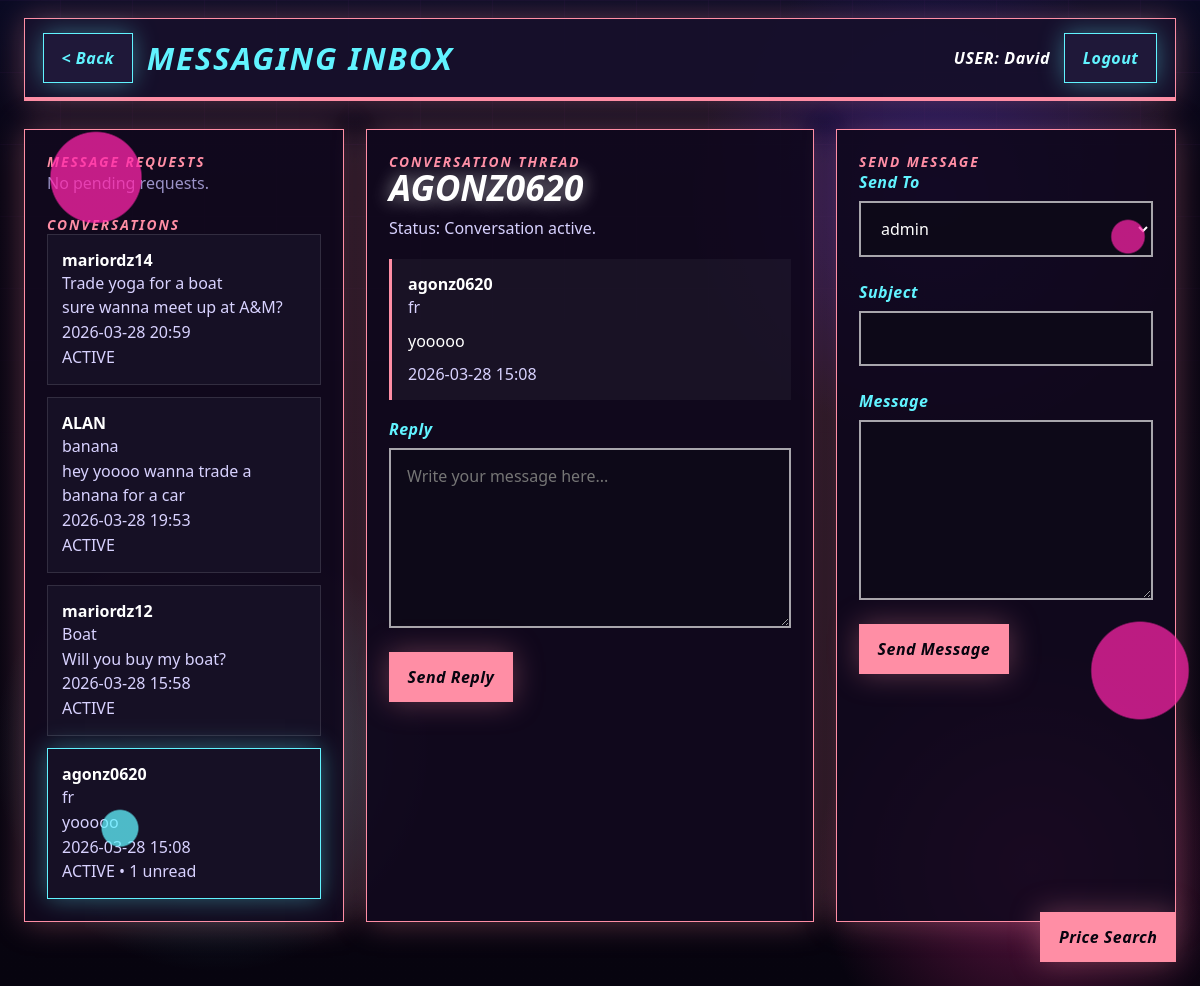
The page /inbox?conv=3 (signed in) on the database its author committed.
### tables this page shows
CREATE TABLE messages (
            id INTEGER PRIMARY KEY AUTOINCREMENT,
            sender_id INTEGER NOT NULL,
            receiver_id INTEGER NOT NULL,
            subject TEXT NOT NULL,
            body TEXT NOT NULL,
            item_id INTEGER,
            created_at TEXT NOT NULL,
            is_read INTEGER NOT NULL DEFAULT 0, conversation_id INTEGER,
            FOREIGN KEY(sender_id) REFERENCES users(id),
            FOREIGN KEY(receiver_id) REFERENCES users(id),
            FOREIGN KEY(item_id) REFERENCES items(id)
        );

CREATE TABLE conversations (
            id INTEGER PRIMARY KEY AUTOINCREMENT,
            user_one_id INTEGER NOT NULL,
            user_two_id INTEGER NOT NULL,
            requested_by INTEGER NOT NULL,
            status TEXT NOT NULL DEFAULT 'pending',
            created_at TEXT NOT NULL,
            updated_at TEXT NOT NULL,
            UNIQUE(user_one_id, user_two_id),
            FOREIGN KEY(user_one_id) REFERENCES users(id),
            FOREIGN KEY(user_two_id) REFERENCES users(id),
            FOREIGN KEY(requested_by) REFERENCES users(id)
        );

CREATE TABLE users (
            id INTEGER PRIMARY KEY AUTOINCREMENT,
            username TEXT UNIQUE NOT NULL,
            password TEXT NOT NULL,
            created_at TEXT NOT NULL
        );

### web_app.py (the view, shortened to what this page needs)
@app.route("/inbox", methods=["GET", "POST"])
@login_required
def inbox():
    user_id = current_user_id()
    assert user_id is not None
    requests = get_message_requests(user_id)
    conversations = get_visible_conversations(user_id)
    selected_conversation_id = request.args.get("conv", type=int)
    if selected_conversation_id is None and conversations:
        selected_conversation_id = conversations[0][0]
    selected_meta = None
    selected_messages: list[tuple] = []
    if selected_conversation_id is not None:
        selected_meta, selected_messages = get_conversation_messages(user_id, selected_conversation_id)
        if selected_meta is not None:
            mark_conversation_read(user_id, selected_conversation_id)
    users = get_all_users_except(user_id)
    return render_template(
        "inbox.html",
        requests=requests,
        conversations=conversations,
        selected_conversation_id=selected_conversation_id,
        selected_meta=selected_meta,
        selected_messages=selected_messages,
        users=users,
        current_user_id=user_id,
        format_timestamp=format_timestamp,
    )

### main.py (called while the page is built)
def get_db_connection() -> sqlite3.Connection:
    conn = sqlite3.connect(DB_NAME, timeout=10)
    conn.execute("PRAGMA journal_mode=WAL")
    return conn

def get_all_users_except(user_id: int) -> list[tuple[int, str]]:
    conn = get_db_connection()
    cur = conn.cursor()
    cur.execute(
        "SELECT id, username FROM users WHERE id != ? ORDER BY username COLLATE NOCASE",
        (user_id,),
    )
    rows = cur.fetchall()
    conn.close()
    return rows

def get_message_requests(user_id: int) -> list[tuple]:
    conn = get_db_connection()
    cur = conn.cursor()
    cur.execute(
        """
        SELECT c.id,
               u.username,
               m.subject,
               m.body,
               m.created_at,
               c.requested_by
        FROM conversations c
        JOIN messages m ON m.id = (
            SELECT MAX(id) FROM messages WHERE conversation_id = c.id
        )
        JOIN users u ON u.id = c.requested_by
        WHERE c.status = 'pending'
          AND c.requested_by != ?
          AND (c.user_one_id = ? OR c.user_two_id = ?)
        ORDER BY c.updated_at DESC
        """,
        (user_id, user_id, user_id),
    )
    rows = cur.fetchall()
    conn.close()
    return rows

def mark_conversation_read(user_id: int, conversation_id: int) -> None:
    conn = get_db_connection()
    cur = conn.cursor()
    cur.execute(
        """
        UPDATE messages
        SET is_read = 1
        WHERE conversation_id = ? AND receiver_id = ?
        """,
        (conversation_id, user_id),
    )
    conn.commit()
    conn.close()

def format_timestamp(timestamp_text: str) -> str:
    return timestamp_text[:16].replace("T", " ")

### web_app.py (called while the page is built)
def current_user_id() -> int | None:
    user_id = session.get("user_id")
    return int(user_id) if user_id is not None else None

def current_username() -> str:
    return session.get("username", "")

def login_required(view_func):
    @wraps(view_func)
    def wrapped_view(*args, **kwargs):
        if current_user_id() is None:
            return redirect(url_for("auth"))
        return view_func(*args, **kwargs)
    return wrapped_view

@app.context_processor
def inject_shell_context():
    return {
        "shell_username": current_username(),
        "photo_url": photo_url,
    }

### templates/inbox.html (shortened to what this page needs)
{% extends "base.html" %}
{% set topbar_title = "MESSAGING INBOX" %}
{% set back_endpoint = "hub" %}
{% block content %}
<section class="inbox-layout" style="margin-top: 28px;">
    <aside class="list-panel">
        <div class="section-label">Message Requests</div>
        <div class="sidebar-list">
            {% if requests %}
                {% for request_item in requests %}
                    <div class="request-card">
                        <strong>{{ request_item[1] }}</strong>
                        <div class="thread-meta">{{ request_item[2] }}</div>
                        <div class="thread-meta">{{ request_item[3] }}</div>
                        <div class="thread-meta">{{ format_timestamp(request_item[4]) }}</div>
                        <div class="button-row" style="margin-top: 12px;">
                            <form method="post">
                                <input type="hidden" name="action" value="approve">
                                <input type="hidden" name="conversation_id" value="{{ request_item[0] }}">
                                <button class="action-btn" type="submit">Approve</button>
                            </form>
                            <form method="post">
                                <input type="hidden" name="action" value="decline">
                                <input type="hidden" name="conversation_id" value="{{ request_item[0] }}">
                                <button class="danger-btn" type="submit">Decline</button>
                            </form>
                        </div>
                    </div>
                {% endfor %}
            {% else %}
                <div class="empty-state">No pending requests.</div>
            {% endif %}
        </div>
        <div class="section-label" style="margin-top: 20px;">Conversations</div>
        <div class="sidebar-list">
            {% if conversations %}
                {% for convo in conversations %}
                    <a class="conversation-card {% if selected_conversation_id == convo[0] %}active{% endif %}" href="{{ url_for('inbox', conv=convo[0]) }}">
                        <strong>{{ convo[1] }}</strong>
                        <div class="thread-meta">{{ convo[2] or "Trade Message" }}</div>
                        <div class="thread-meta">{{ convo[3][:72] }}{% if convo[3]|length > 72 %}...{% endif %}</div>
                        <div class="thread-meta">{{ format_timestamp(convo[4]) }}</div>
                        <div class="thread-meta">{{ convo[5]|upper }}{% if convo[6] %} • {{ convo[6] }} unread{% endif %}</div>
                    </a>
                {% endfor %}
            {% else %}
                <div class="empty-state">No conversations yet.</div>
            {% endif %}
        </div>
    </aside>
    <section class="thread-panel">
        <div class="section-label">Conversation Thread</div>
        {% if selected_meta %}
            <h2 class="auth-title" style="margin-top: 0;">{{ selected_meta[5] }}</h2>
            <div class="thread-meta" style="margin-bottom: 18px;">
                Status:
                {% if selected_meta[1] == "pending" and selected_meta[2] != current_user_id %}
                    Message request waiting for your approval.
                {% elif selected_meta[1] == "pending" %}
                    Request sent. Waiting for them to accept before chatting.
                {% else %}
                    Conversation active.
                {% endif %}
            </div>
            <div class="message-thread">
                {% for message in selected_messages %}
                    <div class="thread-bubble {% if message[1] == current_user_id %}self{% endif %}">
                        <strong>{{ message[2] }}</strong>
                        <div class="thread-meta">{{ message[3] }}</div>
                        <div style="margin-top: 10px;">{{ message[4] }}</div>
                        <div class="thread-meta" style="margin-top: 10px;">{{ format_timestamp(message[5]) }}</div>
                    </div>
                {% endfor %}
            </div>
            <form method="post" class="page-grid" style="margin-top: 18px;">
                <div class="field">
                    <label for="reply_body">Reply</label>
                    <textarea id="reply_body" name="body" placeholder="Write your message here..."></textarea>
                </div>
                <div class="button-row">
                    <button class="action-btn" type="submit">Send Reply</button>
                </div>
            </form>
        {% else %}
            <div class="empty-state">No conversation selected.</div>
        {% endif %}
    </section>
    <aside class="form-panel">
        <div class="section-label">Send Message</div>
        <form method="post" class="page-grid">
            <div class="field">
                <label for="recipient">Send To</label>
                <select id="recipient" name="recipient">
                    {% for user_id, username in users %}
                        <option value="{{ username }}">{{ username }}</option>
                    {% endfor %}
                </select>
            </div>
            <div class="field">
                <label for="subject">Subject</label>
                <input id="subject" name="subject">
            </div>
            <div class="field">
                <label for="body">Message</label>
                <textarea id="body" name="body"></textarea>
            </div>
            <div class="button-row">
                <button class="action-btn" type="submit">Send Message</button>
            </div>
        </form>
    </aside>
</section>
{% endblock %}

### static/site.css (style rules this page uses)
:root { --bg-main: #07040f; --bg-panel: rgba(18, 9, 31, 0.9); --bg-card: rgba(23, 17, 38, 0.92); --bg-input: rgba(13, 10, 24, 0.94); --bg-edge: rgba(32, 24, 58, 0.96); --cyan: #61f3ff; --pink: #ff8ea5; --purple: #b05cff; --green: #8affb6; --white: #ffffff; --soft: #d8d2ff; --muted: #9b93c8; --danger: #ff7298; --shadow-cyan: 0 0 24px rgba(97, 243, 255, 0.38); --shadow-pink: 0 0 30px rgba(255, 142, 165, 0.34); --shell-width: 1360px; }
* { box-sizing: border-box; }
html, body { margin: 0; min-height: 100%; }
body { font-family: "Bahnschrift", "Segoe UI", sans-serif; background: radial-gradient(circle at 18% 76%, rgba(97, 243, 255, 0.28), transparent 18%), radial-gradient(circle at 78% 20%, rgba(60, 35, 255, 0.32), transparent 20%), radial-gradient(circle at 86% 88%, rgba(255, 50, 158, 0.34), transparent 16%), linear-gradient(180deg, #0a0b24 0%, #090513 18%, #07040f 100%); color: var(--white); overflow-x: hidden; }
body::before, body::after { content: ""; position: fixed; inset: 0; pointer-events: none; }
body::before { background: linear-gradient(rgba(74, 31, 102, 0.45) 1px, transparent 1px) top center / 100% 72px, linear-gradient(90deg, rgba(74, 31, 102, 0.38) 1px, transparent 1px) top center / 72px 100%; mask: linear-gradient(to bottom, rgba(255,255,255,0.28), transparent 48%); }
body::after { background: radial-gradient(circle at 8% 18%, rgba(255, 36, 170, 0.75) 0 2.8rem, transparent 2.9rem), radial-gradient(circle at 94% 24%, rgba(255, 36, 170, 0.72) 0 1rem, transparent 1.1rem), radial-gradient(circle at 95% 68%, rgba(255, 36, 170, 0.72) 0 3rem, transparent 3.1rem), radial-gradient(circle at 10% 84%, rgba(97, 243, 255, 0.75) 0 1.1rem, transparent 1.2rem); }
a { color: inherit; text-decoration: none; }
.nav-btn, .action-btn, .ghost-btn, .danger-btn, .mini-btn { border: 1px solid transparent; background: var(--bg-edge); color: var(--white); padding: 0.8rem 1.1rem; font: inherit; font-weight: 700; font-style: italic; letter-spacing: 0.03em; cursor: pointer; transition: transform 0.15s ease, box-shadow 0.15s ease, background 0.15s ease; }
.action-btn { border-color: var(--pink); color: var(--bg-main); background: var(--pink); box-shadow: var(--shadow-pink); }
.page-grid { display: grid; gap: 24px; }
.hero-title, .section-title, .auth-title { margin: 12px 0; color: var(--white); font-style: italic; font-weight: 800; line-height: 0.95; text-transform: uppercase; text-shadow: 0 0 18px rgba(255,255,255,0.58); }
.panel, .agreement-panel, .form-panel, .list-panel, .thread-panel, .auth-panel { background: var(--bg-panel); border: 1px solid var(--pink); box-shadow: var(--shadow-pink); }
.panel, .agreement-panel, .form-panel, .list-panel, .thread-panel, .auth-panel { padding: 22px; }
.section-label { color: var(--pink); font-size: 0.86rem; font-style: italic; font-weight: 700; letter-spacing: 0.14em; text-transform: uppercase; }
.field { display: flex; flex-direction: column; gap: 8px; }
label { color: var(--cyan); font-style: italic; font-weight: 700; letter-spacing: 0.03em; }
input, select, textarea { width: 100%; border: 2px solid rgba(255, 255, 255, 0.64); background: var(--bg-input); color: var(--white); padding: 0.9rem 1rem; font: inherit; }
textarea { min-height: 180px; resize: vertical; }
.button-row { display: flex; gap: 12px; flex-wrap: wrap; }
.auth-title { font-size: 2.2rem; }
.browse-layout, .inbox-layout { display: grid; gap: 22px; }
.listing-meta, .thread-meta { color: var(--soft); line-height: 1.55; }
.inbox-layout { grid-template-columns: 320px minmax(0, 1fr) 340px; }
.sidebar-list, .message-thread { display: grid; gap: 12px; }
.thread-card, .request-card, .conversation-card { background: var(--bg-card); border: 1px solid rgba(255,255,255,0.12); padding: 14px; }
.conversation-card.active { border-color: var(--cyan); box-shadow: var(--shadow-cyan); }
.thread-bubble { background: rgba(255,255,255,0.04); border-left: 3px solid var(--pink); padding: 14px 16px; }
.empty-state { color: var(--muted); line-height: 1.5; }

### rows shown on the page
messages: convo "mariordz14", subject "Trade yoga for a boat", body "sure wanna meet up at A&M?", created_at "2026-03-28 20:59", status "ACTIVE"
messages: convo "ALAN", subject "banana", body "hey yoooo wanna trade a banana for a car", created_at "2026-03-28 19:53", status "ACTIVE"
messages: convo "mariordz12", subject "Boat", body "Will you buy my boat?", created_at "2026-03-28 15:58", status "ACTIVE"
messages: convo "agonz0620", subject "fr", body "yooooo", created_at "2026-03-28 15:08", status "ACTIVE", convo "1", username "agonz0620"
users: username "AGONZ0620"

### other values the page prints
{{ topbar_title or "CYBER XCHANGE" }} "MESSAGING INBOX"
{{ shell_username }} "David"
form field recipient "admin"
